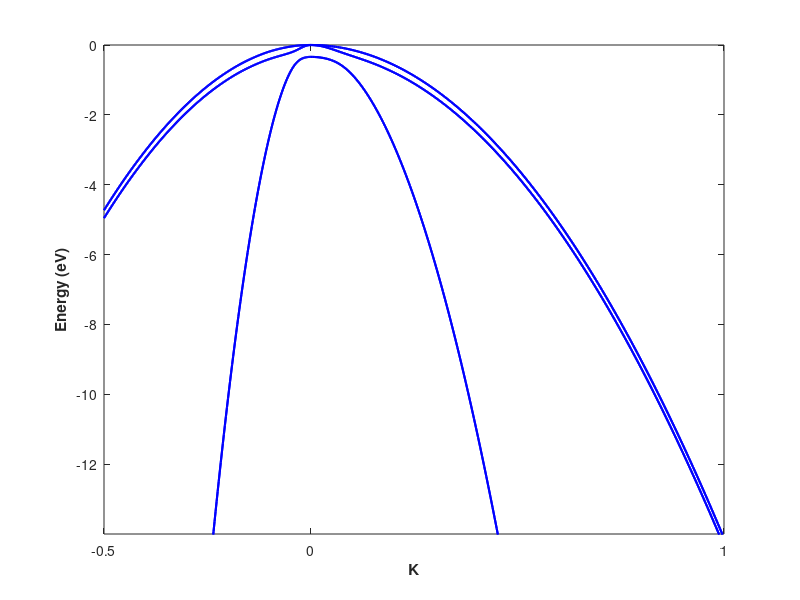

Here is the MATLAB script that generated this plot: (Note: this script raises an error after producing the figure.)
clc; clear all; close all;
nm=1e-9; ev=1.60217e-19; m0=9.10938e-31; hc=1.05457e-34;
a=0.565325*nm; g1=6.8; g2=1.9; g3=2.73; del=0.34*ev; N=200; 
x1=0:N; x2=fliplr(-N:0); x3=x1;
E1=zeros(N+1,6); E2=E1; E3=E1;

%% Band along [100] direction
for i=0:N
   k=[1 0 0]*(i/N)*(2*pi/a);
   Q=((hc^2)*g2/(2*m0))*(k(1)^2+k(2)^2-2*k(3)^2);
   R=((hc^2)/(2*m0))*(-sqrt(3)*g2*(k(1)^2-k(2)^2)+sqrt(-1)*2*sqrt(3)*g3*k(1)*k(2));
   S=((hc^2)*g3/m0)*sqrt(3)*(k(1)-sqrt(-1)*k(2))*k(3);
   P=((hc^2)*g1/(2*m0))*(k(1)^2+k(2)^2+k(3)^2);
   H=-1.*[P+Q -S R 0 -S/sqrt(2) sqrt(2)*R;
           -S' P-Q 0 R -sqrt(2)*Q sqrt(1.5)*S;
           R' 0 P-Q S sqrt(1.5)*S' sqrt(2)*Q;
           0 R' S' P+Q -sqrt(2)*R' -S'/sqrt(2);
       -S'/sqrt(2) -sqrt(2)*Q' sqrt(1.5)*S -sqrt(2)*R P+del 0;
       sqrt(2)*R' sqrt(1.5)*S' sqrt(2)*Q' -S/sqrt(2) 0 P+del];
   [wave,energy]=eig(H);
   E1(i+1,:)=sort(real(diag(energy)));
end

%% Band along [111] direction
for i=0:N
   k=[1/2 1/2 1/2]*(i/N)*(2*pi/a);
   Q=((hc^2)*g2/(2*m0))*(k(1)^2+k(2)^2-2*k(3)^2);
   R=((hc^2)/(2*m0))*(-sqrt(3)*g2*(k(1)^2-k(2)^2)+sqrt(-1)*2*sqrt(3)*g3*k(1)*k(2));
   S=((hc^2)*g3/m0)*sqrt(3)*(k(1)-sqrt(-1)*k(2))*k(3);
   P=((hc^2)*g1/(2*m0))*(k(1)^2+k(2)^2+k(3)^2);
   H=-1.*[P+Q -S R 0 -S/sqrt(2) sqrt(2)*R;
           -S' P-Q 0 R -sqrt(2)*Q sqrt(1.5)*S;
           R' 0 P-Q S sqrt(1.5)*S' sqrt(2)*Q;
           0 R' S' P+Q -sqrt(2)*R' -S'/sqrt(2);
       -S'/sqrt(2) -sqrt(2)*Q' sqrt(1.5)*S -sqrt(2)*R P+del 0;
       sqrt(2)*R' sqrt(1.5)*S' sqrt(2)*Q' -S/sqrt(2) 0 P+del];
   [wave,energy]=eig(H);
   E2(i+1,:)=sort(real(diag(energy)));
end

%% Band along [110] direction
for i=0:N
   k=[1 1 0]*(i/N)*(2*pi/a);
   Q=((hc^2)*g2/(2*m0))*(k(1)^2+k(2)^2-2*k(3)^2);
   R=((hc^2)/(2*m0))*(-sqrt(3)*g2*(k(1)^2-k(2)^2)+sqrt(-1)*2*sqrt(3)*g3*k(1)*k(2));
   S=((hc^2)*g3/m0)*sqrt(3)*(k(1)-sqrt(-1)*k(2))*k(3);
   P=((hc^2)*g1/(2*m0))*(k(1)^2+k(2)^2+k(3)^2);
   H=-1.*[P+Q -S R 0 -S/sqrt(2) sqrt(2)*R;
           -S' P-Q 0 R -sqrt(2)*Q sqrt(1.5)*S;
           R' 0 P-Q S sqrt(1.5)*S' sqrt(2)*Q;
           0 R' S' P+Q -sqrt(2)*R' -S'/sqrt(2);
       -S'/sqrt(2) -sqrt(2)*Q' sqrt(1.5)*S -sqrt(2)*R P+del 0;
       sqrt(2)*R' sqrt(1.5)*S' sqrt(2)*Q' -S/sqrt(2) 0 P+del];
   [wave,energy]=eig(H);
   E3(i+1,:)=sort(real(diag(energy)));
end

%% Figure band along [100] and [111] direction
figure(1)
plot(x1.*(2*pi/a/N)/(2*pi/a),E1./ev,'b','linewidth',1.5); hold on;
plot(x2.*(pi/a/N)/(2*pi/a),E2./ev,'b','linewidth',1.5);
axis([min(x2).*(pi/a/N)/(2*pi/a) max(x1).*(2*pi/a/N)/(2*pi/a) -14 0])
xlabel('\bfK');ylabel('\bfEnergy (eV)'); set(gcf,'color','white');
set(gca,'Xtick',[-.5 0 1]);set(gca,'Ytick',[-12,-10,-8,-6,-4,-2,0]);
set(gca,'Xticklabels',{'_{(^{1}/_{2},^{1}/_{2},^{1}/_{2})^{2\pi}/_{a}}L [111] ','{\Gamma} [000]','X [100]_{(1,0,0)^{2\pi}/_{a}}'});
set(gca,'fontsize',12);grid on;

%% curve fitting is done with these variables
% z=E1(:,6)./ev;
% x=x1.*(2*pi/a/N);

%% Figure band along [110] direction
figure(3)
plot(x3.*(2*pi/a/N)/(2*pi/a),E3./ev,'b','linewidth',1.5); 
axis([0 max(x3).*(3/4*2*pi/a/N)/(2*pi/a) -10 0])
xlabel('\bfK');ylabel('\bfEnergy (eV)'); set(gcf,'color','white');
set(gca,'Xtick',[0 .75]);set(gca,'Ytick',[-8,-6,-4,-2,0]);
set(gca,'Xticklabels',{'{\Gamma} [000]','K [110] _{(^{3}/_{4},^{3}/_{4}, 0)^{2\pi}/_{a}}'});
set(gca,'fontsize',12);grid on;
%% values at  k(0.2,0,0)
E=['heavy hole at k(0.2,0,0) is ',num2str(E1(N/5+1,6)/ev),' ev'];disp(E);
E=['light hole at k(0.2,0,0) is ',num2str(E1(N/5+1,4)/ev),' ev'];disp(E);
E=['split off band at k(0.2,0,0) is ',num2str(E1(N/5+1,2)/ev),' ev'];disp(E);

%% values at  k(0.4,0,0)
E=['heavy hole at k(0.4,0,0) is ',num2str(E1(N/2.5+1,6)/ev),' ev'];disp(E);
E=['light hole at k(0.4,0,0) is ',num2str(E1(N/2.5+1,4)/ev),' ev'];disp(E);
E=['split off band at k(0.4,0,0) is ',num2str(E1(N/2.5+1,2)/ev),' ev'];disp(E);

%% values at k(0.2,0.2,0)
E=['heavy hole at k(0.2,0.2,0) is ',num2str(E3(N/5+1,6)/ev),' ev'];disp(E);
E=['light hole at k(0.2,0.2,0) is ',num2str(E3(N/5+1,4)/ev),' ev'];disp(E);
E=['split off band at k(0.2,0.2,0) is ',num2str(E3(N/5+1,2)/ev),' ev'];disp(E); disp('Generating graphs... may take upto 5 minutes');

%% Iso surface generating and plotting
n = 200;   domain = .05*2*pi/a;
[x,y,z] = meshgrid(-domain/2:domain/n:domain/2, -domain/2:domain/n:domain/2, -domain/2:domain/n:domain/2);
% A=g1;B=2*g2;C=12*(g3^2-g2^2)*0.2;
% hh=-hc^2/(2*m0)*(A.*(x.^2+y.^2+z.^2)-sqrt((B.*(x.^2+y.^2+z.^2)).^2+C^2.*(x.^2.*y.^2+y.^2.*z.^2+z.^2.*x.^2)));
% lh=-hc^2/(2*m0)*(A.*(x.^2+y.^2+z.^2)+sqrt((B.*(x.^2+y.^2+z.^2)).^2+C^2.*(x.^2.*y.^2+y.^2.*z.^2+z.^2.*x.^2)));
hh=-hc^2/(2*m0*.33)*(x.^2+y.^2+z.^2);
lh=-hc^2/(2*m0*.0967)*(x.^2+y.^2+z.^2);

figure(4)
isosurface(x,y,z,hh,-.005*ev);
axis( [ -domain/2 domain/2 -domain/2 domain/2 -domain/2 domain/2 ]);
xlabel('\bfK_{x}');ylabel('\bfK_{y}');zlabel('\bfK_{z}');
set(gcf,'color','white'); box on; grid on; title('Heavy hole iso surface');

figure(5)
isosurface(x,y,z,lh,-.005*ev);
axis( [ -domain/2 domain/2 -domain/2 domain/2 -domain/2 domain/2 ]);
xlabel('\bfK_{x}');ylabel('\bfK_{y}');zlabel('\bfK_{z}');
set(gcf,'color','white'); box on; grid on;title('Light hole iso surface');

%% Density of states Stochastic approach
E=linspace(-1.5,0,76); del_E=E(2)-E(1);
D_Ehh=zeros(1,length(E));D_Elh=zeros(1,length(E));D_Eso=zeros(1,length(E));
for m=1:length(E)
    shh=0;slh=0;sso=0;N_total=10000;
    for N=1:N_total
        k=[2 0 0];
        while sum(abs(k))>1.5
            k=2*rand(1,3)-1;
        end
        k=k*(2*pi/a);
        Q=((hc^2)*g2/(2*m0))*(k(1)^2+k(2)^2-2*k(3)^2);
        R=((hc^2)/(2*m0))*(-sqrt(3)*g2*(k(1)^2-k(2)^2)+sqrt(-1)*2*sqrt(3)*g3*k(1)*k(2));
        S=((hc^2)*g3/m0)*sqrt(3)*(k(1)-sqrt(-1)*k(2))*k(3);
        P=((hc^2)*g1/(2*m0))*(k(1)^2+k(2)^2+k(3)^2);
        H=-1.*[P+Q -S R 0 -S/sqrt(2) sqrt(2)*R;
                -S' P-Q 0 R -sqrt(2)*Q sqrt(1.5)*S;
                R' 0 P-Q S sqrt(1.5)*S' sqrt(2)*Q;
                0 R' S' P+Q -sqrt(2)*R' -S'/sqrt(2);
            -S'/sqrt(2) -sqrt(2)*Q' sqrt(1.5)*S -sqrt(2)*R P+del 0;
            sqrt(2)*R' sqrt(1.5)*S' sqrt(2)*Q' -S/sqrt(2) 0 P+del];
        [wave,energy]=eig(H);
        energy=sort(real(diag(energy)))./ev;

        if abs(E(m)-energy(4))<del_E
            slh=slh+1;
        end
        if abs(E(m)-energy(6))<del_E
            shh=shh+1;
        end  
        if abs(E(m)-energy(2))<del_E
            sso=sso+1;
        end  
    end
    D_Ehh(m)=(4/(a^3*del_E*N_total))*shh*1e-6;
    D_Elh(m)=(4/(a^3*del_E*N_total))*slh*1e-6;
    D_Eso(m)=(4/(a^3*del_E*N_total))*sso*1e-6;
end
D_E=D_Ehh+D_Elh+D_Eso;

%% Figure DOS stochastic approach
figure(6)

subplot(2,1,1)
plot(E,D_Ehh,'--','linewidth',1.5);hold on;
ghh=5.5e21*sqrt(0-E);
plot(E,ghh,'linewidth',1.5);hold on;title('Heavy hole band DOS');
xlabel('\bfEnergy (eV)');ylabel('\bfev^{-1}cm^{-3}');
set(gca,'Xtick',[-1.5 -1.25 -1 -.75 -.5 -.25 0]);
set(gcf,'color','white'); box on; grid off;
legend('Original DOS','Fitted Curve');

subplot(2,1,2)
plot(E,D_Elh,'--','linewidth',1.5);hold on;
glh=1.5e21*sqrt(0-E);
plot(E,glh,'linewidth',1.5);hold on; title('Light hole band DOS');
xlabel('\bfEnergy (eV)');ylabel('\bfev^{-1}cm^{-3}');
set(gca,'Xtick',[-1.5 -1.25 -1 -.75 -.5 -.25 0]);
legend('Original DOS','Fitted Curve');

%% DOS deterministic approach
kx=linspace(-1,1,100); ky=kx;kz=kx;t=length(kx)^3;
D_Ehhd=zeros(1,length(E));D_Elhd=zeros(1,length(E));D_Esod=zeros(1,length(E));
for i=1:length(kx)
    for j=1:length(ky)
        for m=1:length(kz)
            k=[kx(i) ky(j) kz(m)];
            if sum(abs(k))>1.5
                t=t-1;
                continue
            end 
            k=(2*pi/a).*k;
            Q=((hc^2)*g2/(2*m0))*(k(1)^2+k(2)^2-2*k(3)^2);
            R=((hc^2)/(2*m0))*(-sqrt(3)*g2*(k(1)^2-k(2)^2)+sqrt(-1)*2*sqrt(3)*g3*k(1)*k(2));
            S=((hc^2)*g3/m0)*sqrt(3)*(k(1)-sqrt(-1)*k(2))*k(3);
            P=((hc^2)*g1/(2*m0))*(k(1)^2+k(2)^2+k(3)^2);
            H=-1.*[P+Q -S R 0 -S/sqrt(2) sqrt(2)*R;
                    -S' P-Q 0 R -sqrt(2)*Q sqrt(1.5)*S;
                    R' 0 P-Q S sqrt(1.5)*S' sqrt(2)*Q;
                    0 R' S' P+Q -sqrt(2)*R' -S'/sqrt(2);
                -S'/sqrt(2) -sqrt(2)*Q' sqrt(1.5)*S -sqrt(2)*R P+del 0;
                sqrt(2)*R' sqrt(1.5)*S' sqrt(2)*Q' -S/sqrt(2) 0 P+del];
            [wave,energy]=eig(H);
            energy=sort(real(diag(energy)))./ev;
            for n=1:length(E)
                if abs(E(n)-energy(4))<del_E
                    D_Elhd(n)=D_Elhd(n)+1;
                end
                if abs(E(n)-energy(6))<del_E
                    D_Ehhd(n)=D_Ehhd(n)+1;
                end  
                if abs(E(n)-energy(2))<del_E
                    D_Esod(n)=D_Esod(n)+1;
                end  
            end
        
        end
    end
end
D_Ehhd=(4/(a^3*del_E*t))*1e-6.*D_Ehhd;
D_Elhd=(4/(a^3*del_E*t))*1e-6.*D_Elhd;
D_Esod=(4/(a^3*del_E*t))*1e-6.*D_Esod;
D_Ed=D_Ehhd+D_Elhd+D_Esod;

%% Figure DOS deterministic vs stochastic approach
figure(7)
plot(E,D_Ehhd,'-.','linewidth',2);hold on;
plot(E,D_Ehh,'linewidth',1.5);
title('Heavy hole band DOS');
xlabel('\bfEnergy (eV)');ylabel('\bfev^{-1}cm^{-3}');
set(gca,'Xtick',[-1.5 -1.25 -1 -.75 -.5 -.25 0]);
set(gcf,'color','white'); box on; grid off; set(gca,'fontsize',12);
legend('Deterministic','Stochastic');